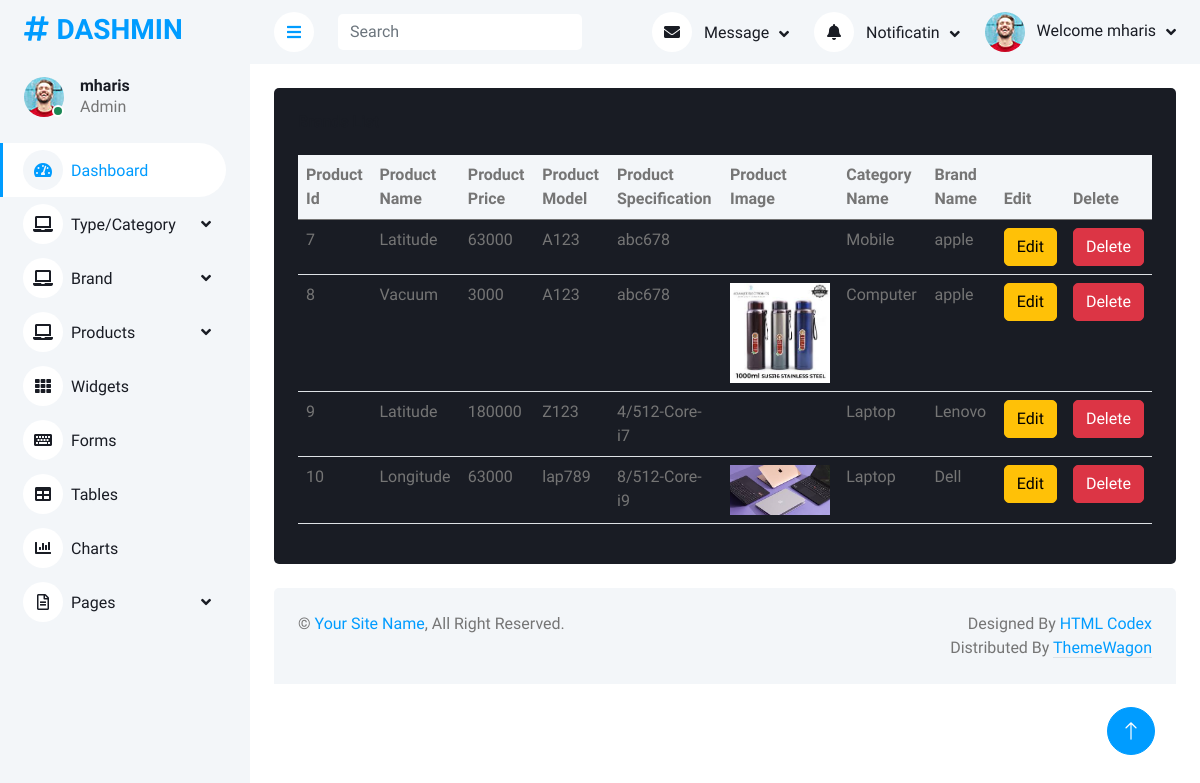
Screenshot of /Admin/viewProduct.php (signed in) with the database file from the repository.
### tables this page shows
CREATE TABLE `products` (
  `product_id` int(11) NOT NULL,
  `product_name` varchar(255) NOT NULL,
  `product_price` int(11) NOT NULL,
  `product_model` varchar(255) NOT NULL,
  `product_specification` varchar(255) NOT NULL,
  `product_image` varchar(255) NOT NULL,
  `category_id` int(11) NOT NULL,
  `brand_id` int(11) NOT NULL
);

CREATE TABLE `categories` (
  `category_id` int(11) NOT NULL,
  `category_name` varchar(255) NOT NULL
);

CREATE TABLE `brands` (
  `brand_id` int(11) NOT NULL,
  `brand_name` varchar(255) NOT NULL
);

### Admin/viewProduct.php (the view)
<?php
include("header.php");
$select = "SELECT `product_id`, `product_name`, `product_price`, `product_model`, `product_specification`, `product_image`, `category_name`, `brand_name`
FROM `products`
INNER JOIN `categories`
ON `categories`.`category_id` = `products`.`category_id`
INNER JOIN `brands`
ON `brands`.`brand_id` = `products`.`brand_id`";
$query = mysqli_query($connect, $select);
?>
            <div class="container-fluid pt-4 px-4">
                <div class="row g-4">
                    <div class="col-sm-12 col-xl-12">
                        <div class="bg-dark rounded h-100 p-4">
                            <h6 class="mb-4">Brands List</h6>
                            <table class="table table-hover">
                                <thead class="bg-light">
                                    <tr>
                                        <th scope="col">Product Id</th>
                                        <th scope="col">Product Name</th>
                                        <th scope="col">Product Price</th>
                                        <th scope="col">Product Model</th>
                                        <th scope="col">Product Specification</th>
                                        <th scope="col">Product Image</th>
                                        <th scope="col">Category Name</th>
                                        <th scope="col">Brand Name</th>
                                        <th scope="col">Edit</th>
                                        <th scope="col">Delete</th>
                                    </tr>
                                </thead>
                                <tbody>
                                    <?php
                                    while($fetch = mysqli_fetch_assoc($query)){ ?>
                                    <tr>
                                        <td scope="row"> <?php echo $fetch['product_id'] ?> </td>
                                        <td> <?php echo $fetch['product_name'] ?> </td>
                                        <td> <?php echo $fetch['product_price'] ?> </td>
                                        <td> <?php echo $fetch['product_model'] ?> </td>
                                        <td> <?php echo $fetch['product_specification'] ?> </td>
                                        <td> <img src="product_images/<?php echo $fetch['product_image'] ?> " alt="" width="100px"></td>
                                        <td> <?php echo $fetch['category_name'] ?> </td>
                                        <td> <?php echo $fetch['brand_name'] ?> </td>
                                        <td> <a href="editProduct.php?u_id=<?php echo $fetch['product_id'] ?>" class="btn btn-warning">Edit</a> </td>
                                        <td> <a href="editProduct.php?d_id=<?php echo $fetch['product_id'] ?>" class="btn btn-danger">Delete</a> </td>
                                    </tr>
                              <?php  } ?>
                                </tbody>
                            </table>
                        </div>
                    </div>
                </div>
            </div>
            <?php
include("footer.php");
?>

### Admin/header.php (shortened to what this page needs)
<!DOCTYPE html>
<html lang="en">
<head>
    <link href="https://cdnjs.cloudflare.com/ajax/libs/font-awesome/5.10.0/css/all.min.css" rel="stylesheet">
    <link href="https://cdn.jsdelivr.net/npm/bootstrap-icons@1.4.1/font/bootstrap-icons.css" rel="stylesheet">
    <link href="lib/owlcarousel/assets/owl.carousel.min.css" rel="stylesheet">
    <link href="lib/tempusdominus/css/tempusdominus-bootstrap-4.min.css" rel="stylesheet" />
    <link href="css/bootstrap.min.css" rel="stylesheet">
    <link href="css/style.css" rel="stylesheet">
</head>
<body>
    <div class="container-xxl position-relative bg-white d-flex p-0">
        <div class="sidebar pe-4 pb-3">
            <nav class="navbar bg-light navbar-light">
                <a href="index.html" class="navbar-brand mx-4 mb-3">
                    <h3 class="text-primary"><i class="fa fa-hashtag me-2"></i>DASHMIN</h3>
                </a>
                <div class="d-flex align-items-center ms-4 mb-4">
                    <div class="position-relative">
                        <img class="rounded-circle" src="img/user.jpg" alt="" style="width: 40px; height: 40px;">
                        <div class="bg-success rounded-circle border border-2 border-white position-absolute end-0 bottom-0 p-1"></div>
                    </div>
                    <div class="ms-3">
                        <h6 class="mb-0"> <?php echo $_SESSION['user'] ?></h6>
                        <span>Admin</span>
                    </div>
                </div>
                <div class="navbar-nav w-100">
                    <a href="index.php" class="nav-item nav-link active"><i class="fa fa-tachometer-alt me-2"></i>Dashboard</a>
                    <div class="nav-item dropdown">
                        <a href="#" class="nav-link dropdown-toggle" data-bs-toggle="dropdown"><i class="fa fa-laptop me-2"></i>Type/Category</a>
                    </div>
                    <div class="nav-item dropdown">
                        <a href="#" class="nav-link dropdown-toggle" data-bs-toggle="dropdown"><i class="fa fa-laptop me-2"></i>Brand</a>
                    </div>
                    <div class="nav-item dropdown">
                        <a href="#" class="nav-link dropdown-toggle" data-bs-toggle="dropdown"><i class="fa fa-laptop me-2"></i>Products</a>
                    </div>
                    <a href="widget.html" class="nav-item nav-link"><i class="fa fa-th me-2"></i>Widgets</a>
                    <a href="form.html" class="nav-item nav-link"><i class="fa fa-keyboard me-2"></i>Forms</a>
                    <a href="table.html" class="nav-item nav-link"><i class="fa fa-table me-2"></i>Tables</a>
                    <a href="chart.html" class="nav-item nav-link"><i class="fa fa-chart-bar me-2"></i>Charts</a>
                    <div class="nav-item dropdown">
                        <a href="#" class="nav-link dropdown-toggle" data-bs-toggle="dropdown"><i class="far fa-file-alt me-2"></i>Pages</a>
                    </div>
                </div>
            </nav>
        </div>
        <div class="content">
            <nav class="navbar navbar-expand bg-light navbar-light sticky-top px-4 py-0">
                <a href="#" class="sidebar-toggler flex-shrink-0">
                    <i class="fa fa-bars"></i>
                </a>
                <form class="d-none d-md-flex ms-4">
                    <input class="form-control border-0" type="search" placeholder="Search">
                </form>
                <div class="navbar-nav align-items-center ms-auto">
                    <div class="nav-item dropdown">
                        <a href="#" class="nav-link dropdown-toggle" data-bs-toggle="dropdown">
                            <i class="fa fa-envelope me-lg-2"></i>
                            <span class="d-none d-lg-inline-flex">Message</span>
                        </a>
                    </div>
                    <div class="nav-item dropdown">
                        <a href="#" class="nav-link dropdown-toggle" data-bs-toggle="dropdown">
                            <i class="fa fa-bell me-lg-2"></i>
                            <span class="d-none d-lg-inline-flex">Notificatin</span>
                        </a>
                    </div>
                    <div class="nav-item dropdown">
                        <a href="#" class="nav-link dropdown-toggle" data-bs-toggle="dropdown">
                            <img class="rounded-circle me-lg-2" src="img/user.jpg" alt="" style="width: 40px; height: 40px;">
                            <span class="d-none d-lg-inline-flex"> <?php echo "Welcome " . $_SESSION['user'] ?></span>
                        </a>
                    </div>
                </div>
            </nav>

### Admin/footer.php (shortened to what this page needs)
           <div class="container-fluid pt-4 px-4">
                <div class="bg-light rounded-top p-4">
                    <div class="row">
                        <div class="col-12 col-sm-6 text-center text-sm-start">
                            &copy; <a href="#">Your Site Name</a>, All Right Reserved.
                        </div>
                        <div class="col-12 col-sm-6 text-center text-sm-end">
                            Designed By <a href="https://htmlcodex.com">HTML Codex</a>
                        Distributed By <a class="border-bottom" href="https://themewagon.com" target="_blank">ThemeWagon</a>
                        </div>
                    </div>
                </div>
            </div>
        </div>
        <a href="#" class="btn btn-lg btn-primary btn-lg-square back-to-top"><i class="bi bi-arrow-up"></i></a>
    </div>
</body>
</html>

### Admin/css/style.css (style rules this page uses)
:root { --primary: #009CFF; --light: #F3F6F9; --dark: #191C24; }
.back-to-top { position: fixed; display: none; right: 45px; bottom: 45px; z-index: 99; }
.btn { transition: .5s; }
.btn.btn-primary { color: #FFFFFF; }
.btn-lg-square { width: 48px; height: 48px; }
.btn-square, .btn-sm-square, .btn-lg-square { padding: 0; display: inline-flex; align-items: center; justify-content: center; font-weight: normal; border-radius: 50px; }
.sidebar { position: fixed; top: 0; left: 0; bottom: 0; width: 250px; height: 100vh; overflow-y: auto; background: var(--light); transition: 0.5s; z-index: 999; }
.content { margin-left: 250px; min-height: 100vh; background: #FFFFFF; transition: 0.5s; }
@media (min-width: 992px) { .sidebar { margin-left: 0; } }
@media (min-width: 992px) { .content { width: calc(100% - 250px); } }
.sidebar .navbar .navbar-nav .nav-link { padding: 7px 20px; color: var(--dark); font-weight: 500; border-left: 3px solid var(--light); border-radius: 0 30px 30px 0; outline: none; }
.sidebar .navbar .navbar-nav .nav-link:hover, .sidebar .navbar .navbar-nav .nav-link.active { color: var(--primary); background: #FFFFFF; border-color: var(--primary); }
.sidebar .navbar .navbar-nav .nav-link i { width: 40px; height: 40px; display: inline-flex; align-items: center; justify-content: center; background: #FFFFFF; border-radius: 40px; }
.sidebar .navbar .navbar-nav .nav-link:hover i, .sidebar .navbar .navbar-nav .nav-link.active i { background: var(--light); }
.sidebar .navbar .dropdown-toggle::after { position: absolute; top: 15px; right: 15px; border: none; content: "\f107"; font-family: "Font Awesome 5 Free"; font-weight: 900; transition: .5s; }
.content .navbar .navbar-nav .nav-link { margin-left: 25px; padding: 12px 0; color: var(--dark); outline: none; }
.content .navbar .sidebar-toggler, .content .navbar .navbar-nav .nav-link i { width: 40px; height: 40px; display: inline-flex; align-items: center; justify-content: center; background: #FFFFFF; border-radius: 40px; }
.content .navbar .dropdown-toggle::after { margin-left: 6px; vertical-align: middle; border: none; content: "\f107"; font-family: "Font Awesome 5 Free"; font-weight: 900; transition: .5s; }

### rows the page displays
products: product_id "7", product_name "Latitude", product_price "63000", product_model "A123", product_specification "abc678", category.category_name "Mobile", brand.brand_name "apple"
products: product_id "8", product_name "Vacuum", product_price "3000", product_model "A123", product_specification "abc678", product_image (picture), category.category_name "Computer", brand.brand_name "apple"
products: product_id "9", product_name "Latitude", product_price "180000", product_model "Z123", product_specification "4/512-Core-i7", category.category_name "Laptop", brand.brand_name "Lenovo"
products: product_id "10", product_name "Longitude", product_price "63000", product_model "lap789", product_specification "8/512-Core-i9", product_image (picture), category.category_name "Laptop", brand.brand_name "Dell"

### other values shown
$_SESSION['user'] "mharis"
